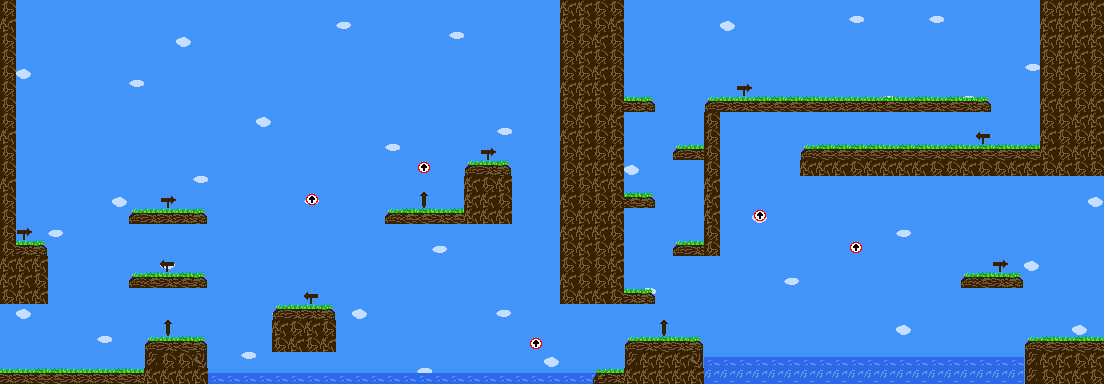

This is a level from a 2D game, rendered from its Tiled map with the project's own tilesets. A one-line summary and the map file follow, with tile-layer data summarised:
An orthogonal 69x24 tile map with 16x16 px tiles, 3 tile layers (Background, Foreground, Graphics), 3 tilesets and 75 objects.

<map version="1.0" orientation="orthogonal" renderorder="right-down" width="69" height="24" tilewidth="16" tileheight="16" nextobjectid="166">
 <tileset firstgid="1" name="backgroundTileset" tilewidth="16" tileheight="16" tilecount="16" columns="4">
  <image source="backgroundTileset.png" width="64" height="64" />
 </tileset>
 <tileset firstgid="17" name="groundTileset" tilewidth="16" tileheight="16" tilecount="16" columns="4">
  <image source="groundTileset.png" width="64" height="64" />
 </tileset>
 <tileset firstgid="33" name="tutTiles" tilewidth="16" tileheight="16" tilecount="16" columns="4">
  <image source="tutTiles.png" width="64" height="64" />
 </tileset>
 <layer name="Background" width="69" height="24">
  <data>[1656 cells, 1656 non-empty, 5 distinct tile ids]</data>
 </layer>
 <layer name="Foreground" width="69" height="24">
  <data>[1656 cells, 374 non-empty, 11 distinct tile ids]</data>
 </layer>
 <layer name="Graphics" width="69" height="24">
  <data>[1656 cells, 16 non-empty, 4 distinct tile ids]</data>
 </layer>
 <objectgroup name="Inanimate">
  <object id="65" x="144" y="336" width="64" height="48" />
  <object id="66" x="272" y="304" width="64" height="48" />
  <object id="67" x="0" y="368" width="144" height="16" />
  <object id="73" x="624" y="336" width="80" height="48" />
  <object id="77" x="1024" y="336" width="80" height="48" />
  <object id="78" x="-16" y="224" width="16" height="144" />
  <object id="125" x="0" y="240" width="48" height="64" />
  <object id="129" x="128" y="272" width="80" height="16" />
  <object id="131" x="128" y="208" width="80" height="16" />
  <object id="133" x="384" y="208" width="80" height="16" />
  <object id="136" x="464" y="160" width="48" height="64" />
  <object id="139" x="560" y="0" width="64" height="288" />
  <object id="144" x="560" y="288" width="96" height="16" />
  <object id="145" x="672" y="240" width="32" height="16" />
  <object id="146" x="624" y="192" width="32" height="16" />
  <object id="147" x="672" y="144" width="32" height="16" />
  <object id="149" x="624" y="96" width="32" height="16" />
  <object id="151" x="704" y="96" width="16" height="160" />
  <object id="152" x="720" y="96" width="272" height="16" />
  <object id="156" x="1040" y="0" width="64" height="176" />
  <object id="157" x="800" y="144" width="240" height="32" />
  <object id="161" x="592" y="368" width="32" height="16" />
  <object id="164" x="0" y="0" width="16" height="240" />
  <object id="165" x="960" y="272" width="64" height="16" />
 </objectgroup>
 <objectgroup name="NextLevel">
  <object id="57" x="1104" y="320" width="16" height="16" />
  <object id="58" x="1104" y="304" width="16" height="16" />
  <object id="59" x="1104" y="288" width="16" height="16" />
  <object id="60" x="1104" y="272" width="16" height="16" />
  <object id="61" x="1104" y="256" width="16" height="16" />
  <object id="62" x="1104" y="240" width="16" height="16" />
  <object id="63" x="1104" y="224" width="16" height="16" />
 </objectgroup>
 <objectgroup name="KillerWater">
  <object id="79" x="208" y="384" width="16" height="16" />
  <object id="80" x="224" y="384" width="16" height="16" />
  <object id="81" x="240" y="384" width="16" height="16" />
  <object id="82" x="256" y="384" width="16" height="16" />
  <object id="83" x="272" y="384" width="16" height="16" />
  <object id="84" x="288" y="384" width="16" height="16" />
  <object id="85" x="304" y="384" width="16" height="16" />
  <object id="86" x="320" y="384" width="16" height="16" />
  <object id="87" x="336" y="384" width="16" height="16" />
  <object id="88" x="352" y="384" width="16" height="16" />
  <object id="89" x="512" y="384" width="16" height="16" />
  <object id="90" x="368" y="384" width="16" height="16" />
  <object id="91" x="464" y="384" width="16" height="16" />
  <object id="92" x="448" y="384" width="16" height="16" />
  <object id="93" x="496" y="384" width="16" height="16" />
  <object id="94" x="384" y="384" width="16" height="16" />
  <object id="95" x="480" y="384" width="16" height="16" />
  <object id="96" x="400" y="384" width="16" height="16" />
  <object id="97" x="432" y="384" width="16" height="16" />
  <object id="98" x="416" y="384" width="16" height="16" />
  <object id="99" x="528" y="384" width="16" height="16" />
  <object id="100" x="544" y="384" width="16" height="16" />
  <object id="101" x="848" y="384" width="16" height="16" />
  <object id="102" x="704" y="384" width="16" height="16" />
  <object id="103" x="800" y="384" width="16" height="16" />
  <object id="104" x="784" y="384" width="16" height="16" />
  <object id="105" x="832" y="384" width="16" height="16" />
  <object id="106" x="720" y="384" width="16" height="16" />
  <object id="107" x="816" y="384" width="16" height="16" />
  <object id="108" x="736" y="384" width="16" height="16" />
  <object id="109" x="768" y="384" width="16" height="16" />
  <object id="110" x="752" y="384" width="16" height="16" />
  <object id="111" x="1008" y="384" width="16" height="16" />
  <object id="112" x="864" y="384" width="16" height="16" />
  <object id="113" x="960" y="384" width="16" height="16" />
  <object id="114" x="944" y="384" width="16" height="16" />
  <object id="115" x="992" y="384" width="16" height="16" />
  <object id="116" x="880" y="384" width="16" height="16" />
  <object id="117" x="976" y="384" width="16" height="16" />
  <object id="118" x="896" y="384" width="16" height="16" />
  <object id="119" x="928" y="384" width="16" height="16" />
  <object id="120" x="912" y="384" width="16" height="16" />
  <object id="162" x="560" y="384" width="16" height="16" />
  <object id="163" x="576" y="384" width="16" height="16" />
 </objectgroup>
</map>
